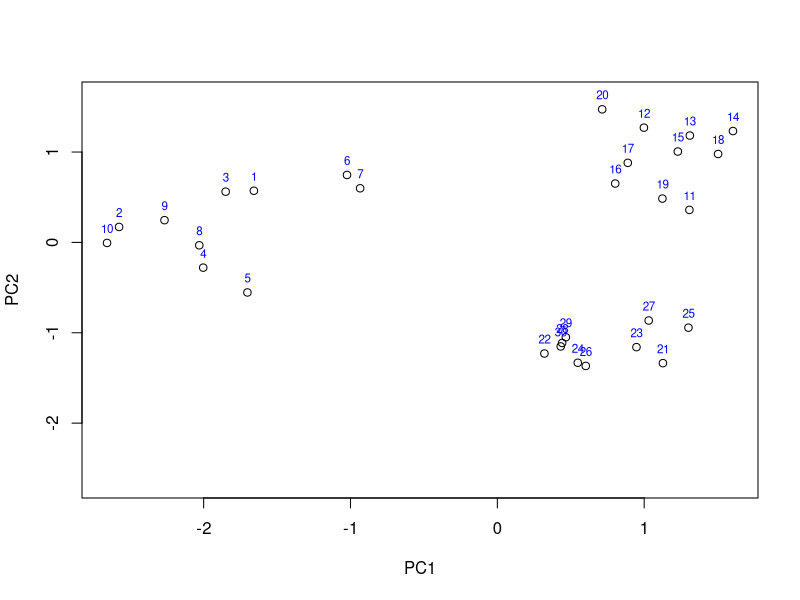
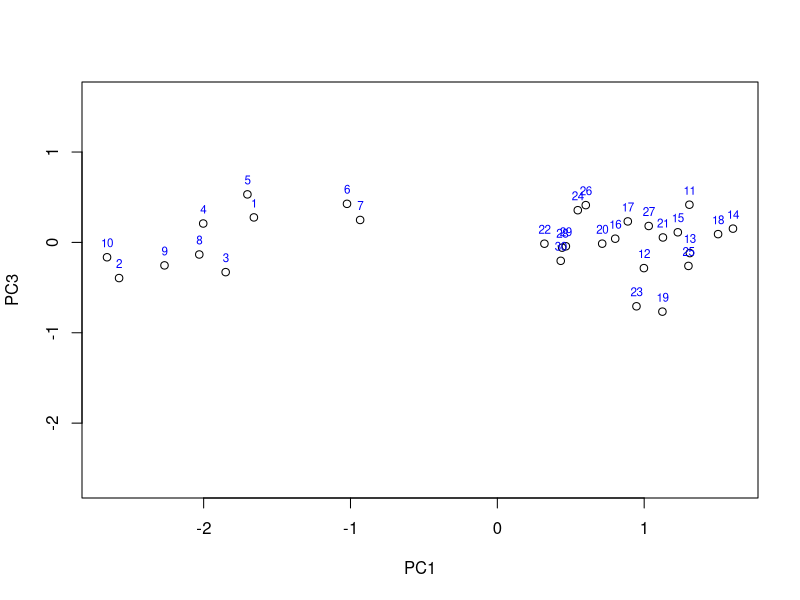
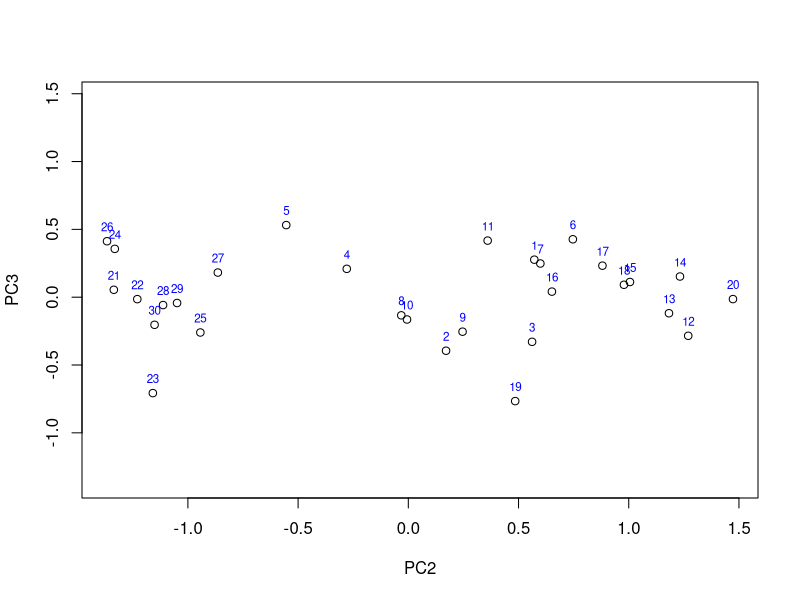

The R script that drew these images, in order:
## ---- chunk 1
library(tidyverse)
library(knitr)
## ---- chunk 2
data = read.table(file="PCA_data.csv", header=TRUE, row.names=1, sep=",")
## ---- chunk 3
data_pca = prcomp(data, retx=TRUE, center=TRUE, scale=TRUE)
scores = data_pca$x
## ---- chunk 4
# extract loadings from the data_pca object
loadings = data_pca$rotation

# compute mean math, biology and chemistry grades
means = 
  data %>% 
  summarize(math = mean(math), 
            bio = mean(bio), 
            chem = mean(chem))

# compute math, biology and chemistry grade variances
vars = 
  data %>% 
  summarize(math = var(math), 
            bio = var(bio), 
            chem = var(chem))

# compute the standardized math, biology and chemistry grades
# by subtracting them with their means and dividing by
# their variances 
std_data = 
  data %>% 
  mutate(
    math = (math - means$math)/sqrt(vars$math),
    bio = (bio - means$bio)/sqrt(vars$bio),
    chem = (chem - means$chem)/sqrt(vars$chem)
  ) %>% 
  as.matrix()

# multiply the matrices to obtain the PCs values for each observation
calc_scores = std_data %*% loadings
## ---- chunk 5
# calculate variance for each PC, get total variance, and divide each by total variance
# to acquire percentage variance
pc_vars = 
  data.frame(scores) %>% 
  summarize(PC1 = var(PC1), 
            PC2 = var(PC2), 
            PC3 = var(PC3)) %>% 
  mutate(
    tot = sum(PC1, PC2, PC3)
  ) %>% 
  summarize(PC1 = PC1/tot, 
            PC2 = PC2/tot, 
            PC3 = PC3/tot)

# display table
kable(pc_vars, "simple")
## ---- chunk 6
# i) PC1 vs PC2
plot(scores[,1:2], 
     xlim=c(min(scores[,1:2]),
            max(scores[,1:2])),
     ylim=c(min(scores[,1:2]),
            max(scores[,1:2])))
text(scores[,1], scores[,2], rownames(scores), col="blue", cex=0.7, pos=3)

# ii) PC1 vs PC3
plot(scores[,c(1,3)], 
     xlim=c(min(scores[,c(1,3)]),
            max(scores[,c(1,3)])),
     ylim=c(min(scores[,c(1,3)]),
            max(scores[,c(1,3)])))
text(scores[,1], scores[,3], rownames(scores), col="blue", cex=0.7, pos=3)

# iii) PC2 vs PC3
plot(scores[,2:3], 
     xlim=c(min(scores[,2:3]),
            max(scores[,2:3])),
     ylim=c(min(scores[,2:3]),
            max(scores[,2:3])))
text(scores[,2], scores[,3], rownames(scores), col="blue", cex=0.7, pos=3)
